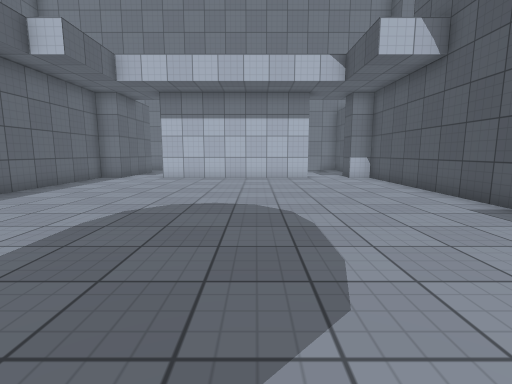
View 1 (above)

19 first-person views from a walk through a scene from a Unity 3-D project. The camera is 1.2 m above the floor, tilts 8° down and sees 85° across. The floor is counted in squares, 1 m on a side. Each view is taken from the middle of a square. On the plan, view 1 faces up. The plan holds only what a view shows up to about 13 squares ahead; the rest is blank. The place goes on beyond the plan. The player is left out. Surface patterns are stand-ins for the level's own textures.

View 2
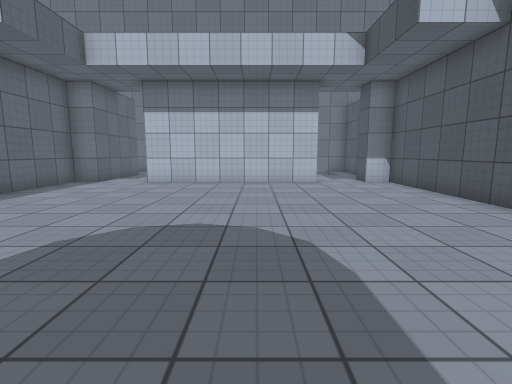

View 3
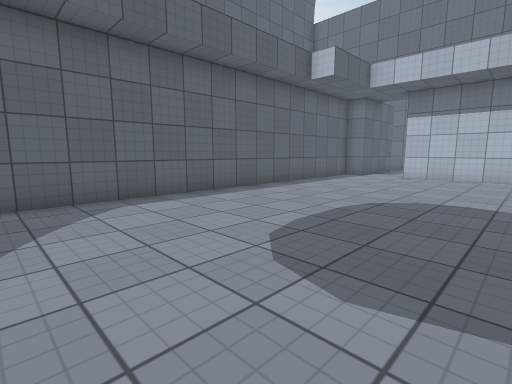

View 4
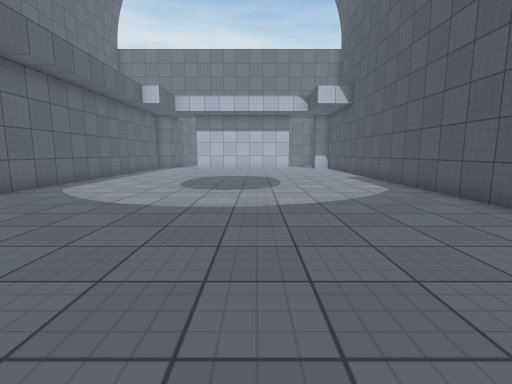

View 5
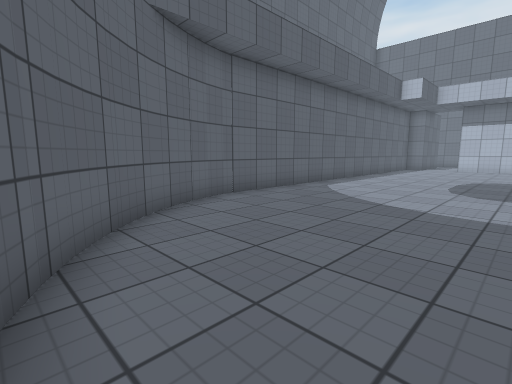

View 6
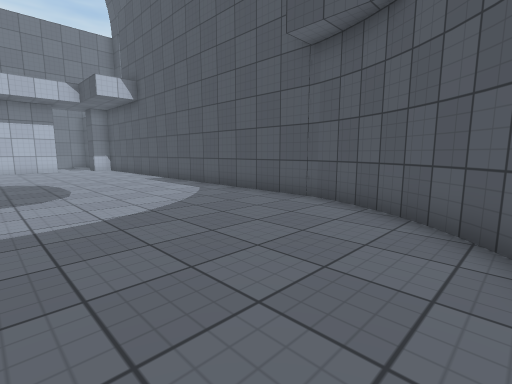

View 7
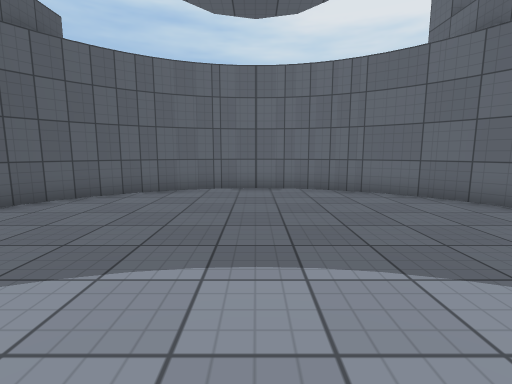

View 8
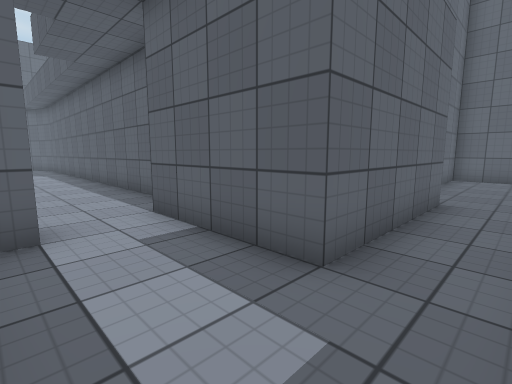

View 9
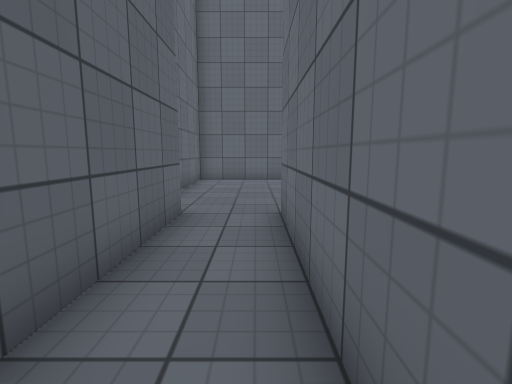

View 10
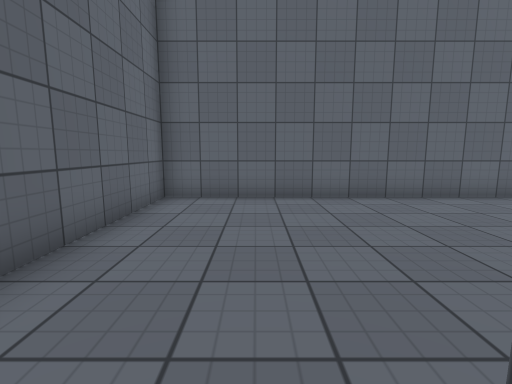

View 11
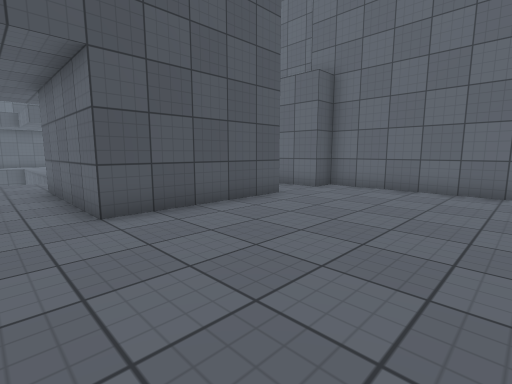

View 12
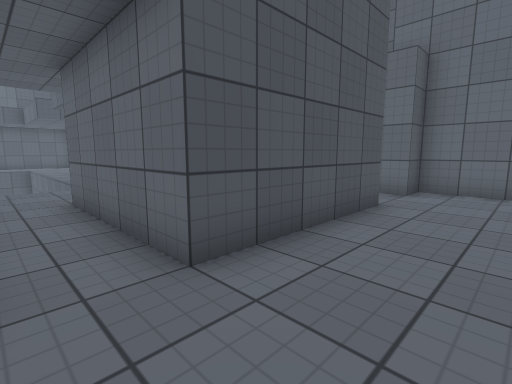

View 13
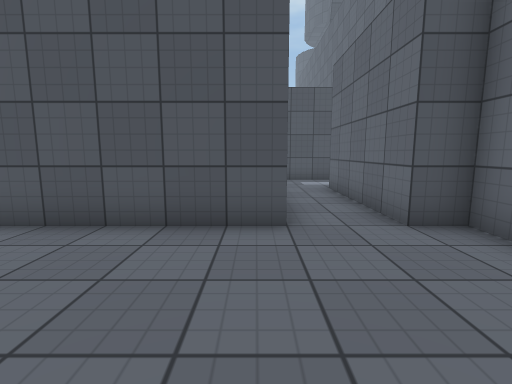

View 14
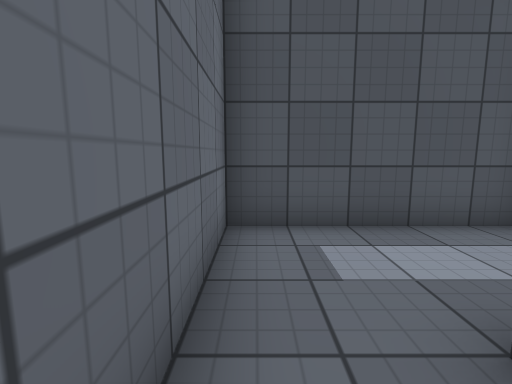

View 15
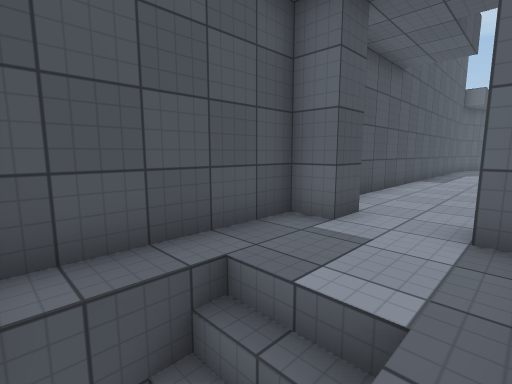

View 16
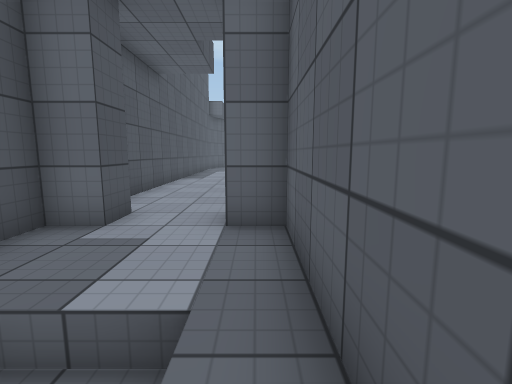

View 17
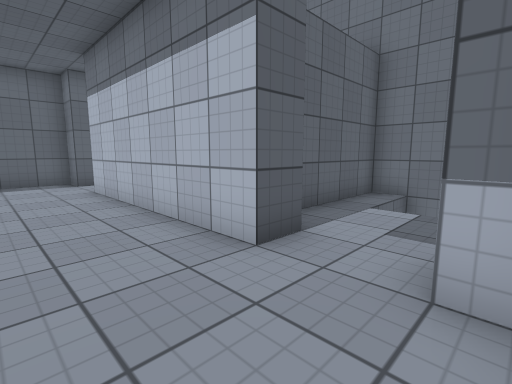

View 18
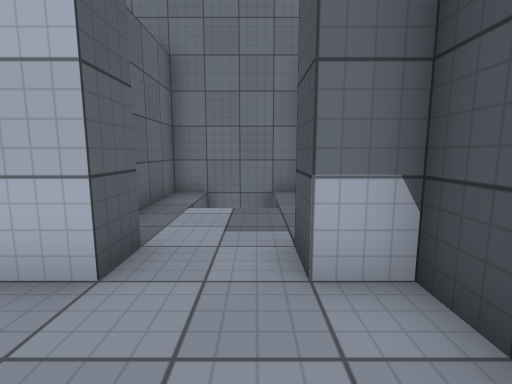

View 19
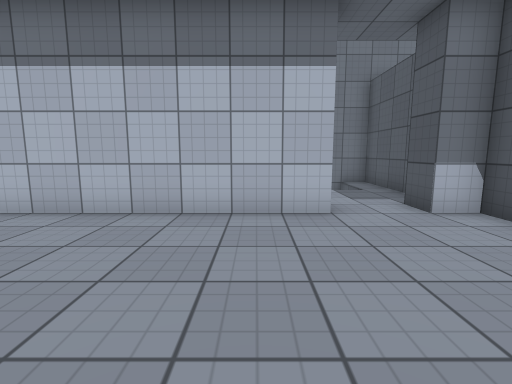

### Floor plan
Points are (right, up) in squares from view 1. A wall is a line through its corners. A room is listed if a view was taken in it or the views show most of it. See-through windows are left out.
Room 1 (views 1, 2, 3, 4, 5, 6, 7, 17, 18, 19)
walls: (-7.5, -2.4) (-7.5, -2.9); (5.5, -2.6) (5.5, 13.5) (4.5, 13.5); (-7.5, -2.8) (-7.3, -3.6); (5.5, -3) (5.5, -2.5); (-7.3, -3.4) (-7.1, -4.3); (5.3, -3.6) (5.5, -2.8); (-7.1, -4.1) (-6.8, -4.8); (-6.9, -4.7) (-6.4, -5.5); (4.8, -4.9) (5.1, -4.2) (5.3, -3.5); (-6.5, -5.3) (-6, -6); (-6.2, -5.9) (-5.6, -6.5); (4.1, -6) (4.5, -5.4) (4.8, -4.8); (-5.7, -6.4) (-5.2, -6.9) (-4.6, -7.4); (3.6, -6.5) (4.2, -5.9); (3.1, -7) (3.7, -6.4); (-4.7, -7.3) (-4.1, -7.7); (2.5, 13.5) (-4.5, 13.5); (-4.2, -7.6) (-3.5, -8); (1.4, -8) (2.1, -7.7) (2.7, -7.3) (3.2, -6.9); (-3.6, -8) (-2.9, -8.2); (0.9, -8.2) (1.6, -7.9); (-3, -8.2) (-2.3, -8.4); (0.2, -8.4) (1, -8.2); (-6.5, 13.5) (-7.5, 13.5) (-7.5, -2.5)
ways out: opening at (-5.5, 14) to room 2; opening at (3.5, 14) to room 3
Room 2 (views 8, 9, 10, 11, 12, 13, 14)
walls: (-18.5, 25.9) (-18.5, 16.5) (-11.5, 16.5) (-11.5, 17.5) (-6.5, 17.5) (-6.5, 13.5); (-4.6, 14.5) (-4.1, 14.5); (-3.5, 14.8) (-3.5, 19.5) (-11.5, 19.5) (-11.5, 24.5) (-6.5, 24.5)
ways out: opening at (-5.5, 14) to room 1; opening at (-6.5, 25.5)
Room 3 (views 15, 16)
walls: (2.5, 19.5) (1.5, 19.5) (1.5, 14.5) (2.5, 14.5) (2.5, 13.5); (4.5, 13.5) (4.5, 14.5) (5.5, 14.5) (5.5, 19.5) (4.4, 19.5)
ways out: opening at (3.5, 14) to room 1

Where each view was taken, in squares from view 1:
view 1: 0 up, 0 right, facing up
view 2: 2 up, 0 right, facing up
view 3: 1 down, 0 right, facing up-left
view 4: 8 down, 0 right, facing up
view 5: 8 down, 1 left, facing up-left
view 6: 7 down, 1 left, facing up-right
view 7: 1 up, 1 left, facing down
view 8: 19 up, 4 left, facing down-left
view 9: 19 up, 6 left, facing left
view 10: 19 up, 11 left, facing left
view 11: 26 up, 17 left, facing down-right
view 12: 26 up, 14 left, facing down-right
view 13: 20 up, 16 left, facing right
view 14: 19 up, 8 left, facing right
view 15: 19 up, 2 right, facing down-right
view 16: 19 up, 2 right, facing down
view 17: 11 up, 5 right, facing up-left
view 18: 11 up, 4 right, facing up
view 19: 8 up, 1 right, facing up
